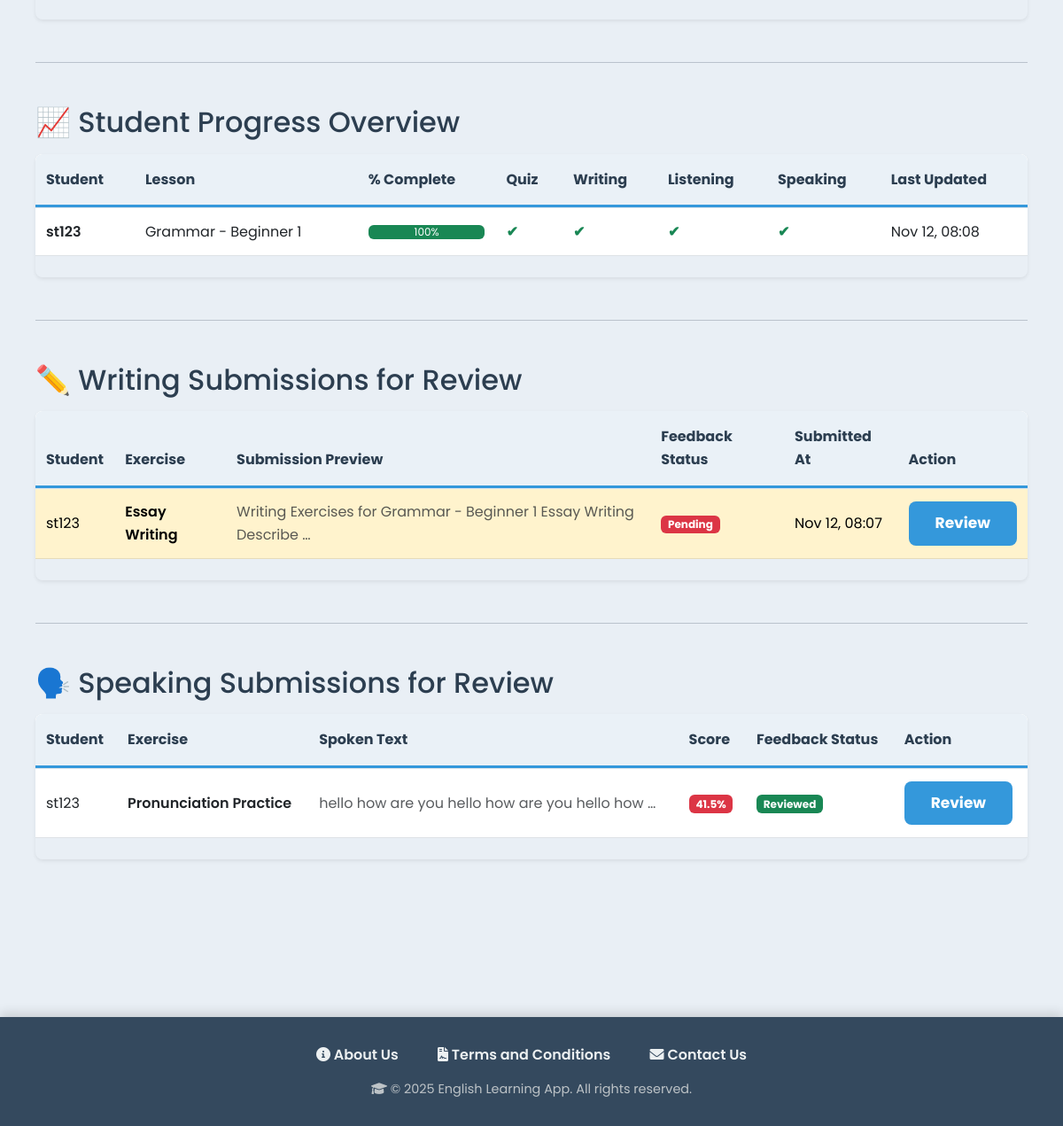
The page /teacher/dashboard/ (signed in, lower part) on the database as committed earlier.
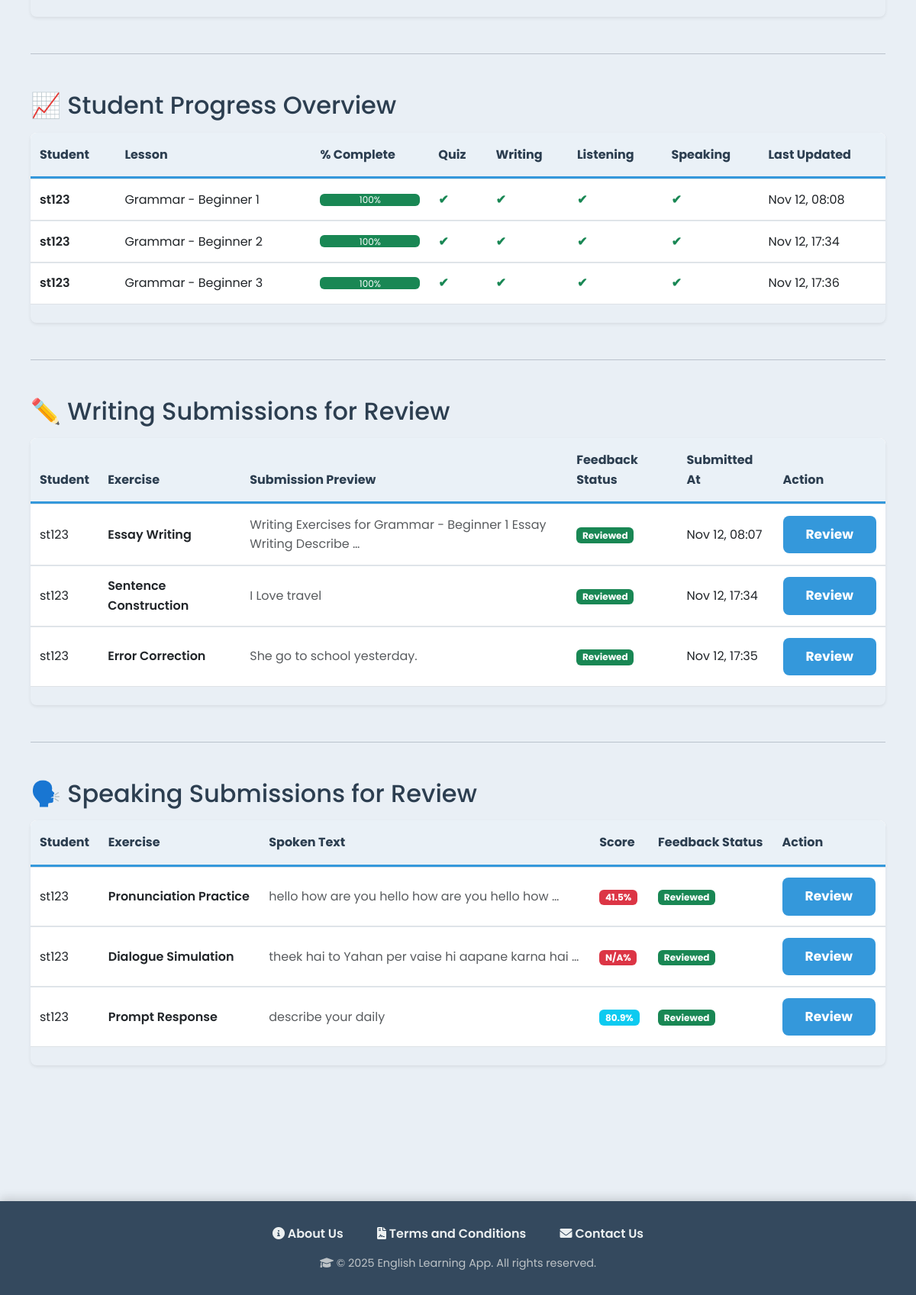
The same page on the database as committed later.
### myapp/models.py (models this page shows, shortened)
class StudentProgress(models.Model):
    student = models.ForeignKey('UserRegister', on_delete=models.CASCADE, related_name="progress")
    lesson = models.ForeignKey('Lesson', on_delete=models.CASCADE, related_name="progress")
    completed_quiz = models.BooleanField(default=False)
    quiz_score = models.FloatField(null=True, blank=True, default=None)
    completed_writing = models.BooleanField(default=False)
    completed_listening = models.BooleanField(default=False)
    completed_speaking = models.BooleanField(default=False)
    speaking_score = models.FloatField(null=True, blank=True, default=None)
    last_updated = models.DateTimeField(auto_now=True)
    class Meta:
        unique_together = ("student", "lesson")
    def completion_percentage(self):
        total = 4  # Number of exercise types
        completed = sum([
            self.completed_quiz,
            self.completed_writing,
            self.completed_listening,
            self.completed_speaking
        ])
        return (completed / total) * 100

class UserRegister(models.Model):
    USER_TYPE_CHOICES = [
        ('student', 'Student'),
        ('teacher', 'Teacher/Tutor'),
    ]
    user_id = models.AutoField(primary_key=True)
    full_name = models.CharField(max_length=100)
    username = models.CharField(max_length=50, unique=True)
    email = models.EmailField(unique=True)
    phone = models.CharField(max_length=15, unique=True)
    password_hash = models.CharField(max_length=255)
    usertype = models.CharField(max_length=20, choices=USER_TYPE_CHOICES, default='student')
    created_at = models.DateTimeField(default=timezone.now)

class Lesson(models.Model):
    SKILL_LEVEL_CHOICES = [
        ("beginner", "Beginner"),
        ("intermediate", "Intermediate"),
        ("advanced", "Advanced"),
    ]
    CATEGORY_CHOICES = [
        ("grammar", "Grammar"),
        ("vocabulary", "Vocabulary"),
        ("listening", "Listening"),
        ("speaking", "Speaking"),
    ]
    title = models.CharField(max_length=200)
    description = models.TextField(blank=True)
    skill_level = models.CharField(max_length=20, choices=SKILL_LEVEL_CHOICES)
    category = models.CharField(max_length=20, choices=CATEGORY_CHOICES)
    created_by = models.ForeignKey(
        UserRegister,
        on_delete=models.SET_NULL,
        null=True,
        related_name="lessons_created"
    )
    created_at = models.DateTimeField(auto_now_add=True)

class WritingSubmission(models.Model):
    student = models.ForeignKey(UserRegister, on_delete=models.CASCADE, related_name="writing_submissions")
    exercise = models.ForeignKey(WritingExercise, on_delete=models.CASCADE, related_name="submissions")
    essay_text = models.TextField()
    grammar_feedback = models.TextField(blank=True, null=True)
    spelling_feedback = models.TextField(blank=True, null=True)
    submitted_at = models.DateTimeField(auto_now_add=True)

class WritingExercise(models.Model):
    EXERCISE_TYPE_CHOICES = (
        ('essay', 'Essay Writing'),
        ('sentence', 'Sentence Construction'),
        ('correction', 'Error Correction'),
        ('summary', 'Summary Writing'),
    )
    lesson = models.ForeignKey(Lesson, on_delete=models.CASCADE, related_name="writing_exercises")
    title = models.CharField(max_length=200)
    description = models.TextField(blank=True, null=True)
    exercise_type = models.CharField(max_length=20, choices=EXERCISE_TYPE_CHOICES)
    prompt = models.TextField(help_text="Writing prompt or instructions")
    example_response = models.TextField(blank=True, null=True)
    created_at = models.DateTimeField(auto_now_add=True)

class SpeakingSubmission(models.Model):
    student = models.ForeignKey(UserRegister, on_delete=models.CASCADE, related_name="speaking_submissions")
    exercise = models.ForeignKey(SpeakingExercise, on_delete=models.CASCADE, related_name="submissions")
    spoken_text = models.TextField(blank=True, null=True)
    similarity_score = models.FloatField(default=0.0)
    feedback = models.TextField(blank=True, null=True)
    submitted_at = models.DateTimeField(auto_now_add=True)

class SpeakingExercise(models.Model):
    EXERCISE_TYPE_CHOICES = (
        ('pronunciation', 'Pronunciation Practice'),
        ('dialogue', 'Dialogue Simulation'),
        ('response', 'Prompt Response'),
    )
    lesson = models.ForeignKey(Lesson, on_delete=models.CASCADE, related_name="speaking_exercises")
    title = models.CharField(max_length=200)
    description = models.TextField(blank=True, null=True)
    exercise_type = models.CharField(max_length=20, choices=EXERCISE_TYPE_CHOICES)
    target_phrase = models.TextField(help_text="Target phrase for pronunciation practice")
    audio_example = models.FileField(upload_to='speaking_examples/', blank=True, null=True)
    created_at = models.DateTimeField(auto_now_add=True)

### myapp/views.py (the view)
# urls.py: path("teacher/dashboard/", views.teacher_dashboard, name="teacher_dashboard"),
def teacher_dashboard(request):
    if request.session.get("usertype") != "teacher":
        return redirect("login")
    username = request.session.get("username")
    teacher = UserRegister.objects.get(username=username, usertype="teacher")
    lessons = Lesson.objects.filter(created_by=teacher)
    student_progress = StudentProgress.objects.select_related("student", "lesson").all()
    writing_submissions = WritingSubmission.objects.select_related("student", "exercise").all()
    speaking_submissions = SpeakingSubmission.objects.select_related("student", "exercise").all()
    return render(request, "teacher_dashboard.html", {
        "username": username,
        "lessons": lessons,
        "student_progress": student_progress,
        "writing_submissions": writing_submissions,
        "speaking_submissions": speaking_submissions,
    })

### templates/teacher_dashboard.html (shortened to what this page needs)
{% extends "base.html" %}
{% load static %}
{% block content %}
<div class="container mt-5">
    <div class="table-responsive shadow-sm rounded-3 mb-5">
    </div>
    <hr>
    <h2 class="mb-3 mt-5">📈 Student Progress Overview</h2>
    <div class="table-responsive shadow-sm rounded-3 mb-5">
        <table class="table table-hover align-middle bg-white">
            <thead class="bg-light">
                <tr>
                    <th>Student</th>
                    <th>Lesson</th>
                    <th>% Complete</th>
                    <th>Quiz</th>
                    <th>Writing</th>
                    <th>Listening</th>
                    <th>Speaking</th>
                    <th>Last Updated</th>
                </tr>
            </thead>
            <tbody>
                {% for prog in student_progress %}
                    <tr>
                        <td class="fw-semibold">{{ prog.student.username }}</td>
                        <td>{{ prog.lesson.title }}</td>
                        <td>
                            {% with percentage=prog.completion_percentage %}
                                <div class="progress" style="min-width: 100px;">
                                    <div class="progress-bar
                                        {% if percentage >= 100 %}bg-success
                                        {% elif percentage >= 50 %}bg-info
                                        {% else %}bg-warning
                                        {% endif %}"
                                        role="progressbar"
                                        style="width: {{ percentage }}%;"
                                        aria-valuenow="{{ percentage|floatformat:0 }}"
                                        aria-valuemin="0" aria-valuemax="100">
                                        {{ percentage|floatformat:0 }}%
                                    </div>
                                </div>
                            {% endwith %}
                        </td>
                        <td>{% if prog.completed_quiz %}<span class="text-success fw-bold">✔</span>{% else %}<span class="text-danger">✘</span>{% endif %}</td>
                        <td>{% if prog.completed_writing %}<span class="text-success fw-bold">✔</span>{% else %}<span class="text-danger">✘</span>{% endif %}</td>
                        <td>{% if prog.completed_listening %}<span class="text-success fw-bold">✔</span>{% else %}<span class="text-danger">✘</span>{% endif %}</td>
                        <td>{% if prog.completed_speaking %}<span class="text-success fw-bold">✔</span>{% else %}<span class="text-danger">✘</span>{% endif %}</td>
                        <td>{{ prog.last_updated|date:"M d, H:i" }}</td>
                    </tr>
                {% empty %}
                    <tr><td colspan="8" class="text-center p-3 text-muted">No student progress data available yet.</td></tr>
                {% endfor %}
            </tbody>
        </table>
    </div>
    <hr>
    <h2 class="mb-3 mt-5" id="submissions">✏️ Writing Submissions for Review</h2>
    <div class="table-responsive shadow-sm rounded-3 mb-5">
        <table class="table table-hover align-middle bg-white">
            <thead class="bg-light">
                <tr>
                    <th>Student</th>
                    <th>Exercise</th>
                    <th>Submission Preview</th>
                    <th>Feedback Status</th>
                    <th>Submitted At</th>
                    <th>Action</th>
                </tr>
            </thead>
            <tbody>
                {% for sub in writing_submissions %}
                    <tr class="{% if not sub.grammar_feedback and not sub.spelling_feedback %}table-warning{% endif %}">
                        <td>{{ sub.student.username }}</td>
                        <td class="fw-semibold">{{ sub.exercise.title }}</td>
                        <td class="text-muted">{{ sub.essay_text|truncatewords:10 }}</td>
                        <td>
                            {% if sub.grammar_feedback or sub.spelling_feedback %}
                                <span class="badge bg-success">Reviewed</span>
                            {% else %}
                                <span class="badge bg-danger">Pending</span>
                            {% endif %}
                        </td>
                        <td>{{ sub.submitted_at|date:"M d, H:i" }}</td>
                        <td>
    <a href="{% url 'review_writing_submission' submission_id=sub.pk %}" class="btn btn-sm btn-primary">Review</a>
</td>
                    </tr>
                {% empty %}
                    <tr><td colspan="6" class="text-center p-3 text-muted">No writing submissions awaiting review.</td></tr>
                {% endfor %}
            </tbody>
        </table>
    </div>
    <hr>
    <h2 class="mb-3 mt-5">🗣️ Speaking Submissions for Review</h2>
    <div class="table-responsive shadow-sm rounded-3 mb-5">
        <table class="table table-hover align-middle bg-white">
            <thead class="bg-light">
                <tr>
                    <th>Student</th>
                    <th>Exercise</th>
                    <th>Spoken Text</th>
                    <th>Score</th>
                    <th>Feedback Status</th>
                    <th>Action</th>
                </tr>
            </thead>
            <tbody>
                {% for sub in speaking_submissions %}
                    <tr class="{% if not sub.feedback %}table-warning{% endif %}">
                        <td>{{ sub.student.username }}</td>
                        <td class="fw-semibold">{{ sub.exercise.title }}</td>
                        <td class="text-muted">{{ sub.spoken_text|default:"[Audio Only]"|truncatewords:10 }}</td>
                        <td>
                            <span class="badge
                                {% if sub.similarity_score >= 90 %}bg-success
                                {% elif sub.similarity_score >= 70 %}bg-info
                                {% else %}bg-danger
                                {% endif %}">
                                {{ sub.similarity_score|default:"N/A" }}%
                            </span>
                        </td>
                        <td>
                            {% if sub.feedback %}
                                <span class="badge bg-success">Reviewed</span>
                            {% else %}
                                <span class="badge bg-danger">Pending</span>
                            {% endif %}
                        </td>
                        <td>
    <a href="{% url 'review_speaking_submission' submission_id=sub.pk %}" class="btn btn-sm btn-primary">Review</a>
</td>
                    </tr>
                {% empty %}
                    <tr><td colspan="6" class="text-center p-3 text-muted">No speaking submissions awaiting review.</td></tr>
                {% endfor %}
            </tbody>
        </table>
    </div>
</div>
{% endblock %}

### templates/base.html (shortened to what this page needs)
<!DOCTYPE html>
<html lang="en">
<head>
    <link href="https://cdn.jsdelivr.net/npm/bootstrap@5.3.0/dist/css/bootstrap.min.css" rel="stylesheet">
    <link rel="stylesheet" href="https://cdnjs.cloudflare.com/ajax/libs/font-awesome/6.0.0/css/all.min.css">
</head>
<body>
<div class="container">
    {% block content %}{% endblock %}
</div>
<footer>
    <div class="footer-links">
        <a href="#"><i class="fas fa-info-circle"></i> About Us</a>
        <a href="#"><i class="fas fa-file-contract"></i> Terms and Conditions</a>
        <a href="#"><i class="fas fa-envelope"></i> Contact Us</a>
    </div>
    <p><i class="fas fa-graduation-cap"></i> &copy; 2025 English Learning App. All rights reserved.</p>
</footer>
</body>
</html>

### templates/base.html (style rules this page uses)
body { font-family: 'Poppins', 'Segoe UI', Tahoma, Geneva, Verdana, sans-serif; margin: 0; padding: 0; background: #e9eff5; color: #2c3e50; line-height: 1.6; }
.container { padding: 40px 20px; max-width: 1200px; margin: 0 auto; }
.table { width: 100%; margin-bottom: 1.5rem; color: #34495e; border-collapse: separate; border-spacing: 0; }
.table thead th { vertical-align: bottom; border-bottom: 3px solid #3498db; padding: 1rem 0.75rem; text-align: left; background-color: #eaf1f7; font-weight: 700; color: #2c3e50; }
.table thead tr:first-child th:first-child { border-top-left-radius: 8px; }
.table thead tr:first-child th:last-child { border-top-right-radius: 8px; }
.table tbody tr:nth-of-type(odd) { background-color: #ffffff; }
.table tbody tr:nth-of-type(even) { background-color: rgba(52, 152, 219, 0.05); }
.btn { display: inline-block; padding: 12px 30px; background: #3498db; color: #fff; border: none; border-radius: 8px; text-decoration: none; cursor: pointer; font-size: 17px; font-weight: 700; transition: background 0.3s, transform 0.2s, box-shadow 0.3s; }
footer { background: #34495e; color: #fff; text-align: center; padding: 30px 0; margin-top: 50px; box-shadow: 0 -4px 12px rgba(0, 0, 0, 0.15); }
.footer-links { margin-bottom: 15px; }
.footer-links a { color: #ecf0f1; text-decoration: none; margin: 0 20px; font-weight: 600; transition: color 0.3s; }
footer p { margin: 0; font-size: 0.9rem; color: #bdc3c7; }
.progress-bar { background-color: #3498db; }

Rows that differ between the two databases and show on the page:
added StudentProgress: student.username "st123", lesson "Grammar - Beginner 2", {{ percentage }} 100.0 (drawn), completion_percentage "100", last_updated "Nov 12, 17:34"
added StudentProgress: student.username "st123", lesson "Grammar - Beginner 3", {{ percentage }} 100.0 (drawn), completion_percentage "100", last_updated "Nov 12, 17:36"
changed WritingSubmission "Nov 12, 08:07": grammar_feedback "Pending" → "Reviewed"
added WritingSubmission: student.username "st123", exercise "Sentence Construction", essay_text "I Love travel", grammar_feedback "Reviewed", submitted_at "Nov 12, 17:34"
added WritingSubmission: student.username "st123", exercise "Error Correction", essay_text "She go to school yesterday.", grammar_feedback "Reviewed", submitted_at "Nov 12, 17:35"
added SpeakingSubmission: student.username "st123", exercise "Dialogue Simulation", spoken_text "theek hai to Yahan per vaise hi aapane karna hai …", similarity_score "N/A", shows "Reviewed"
added SpeakingSubmission: student.username "st123", exercise "Prompt Response", spoken_text "describe your daily", similarity_score "80.9", shows "Reviewed"
